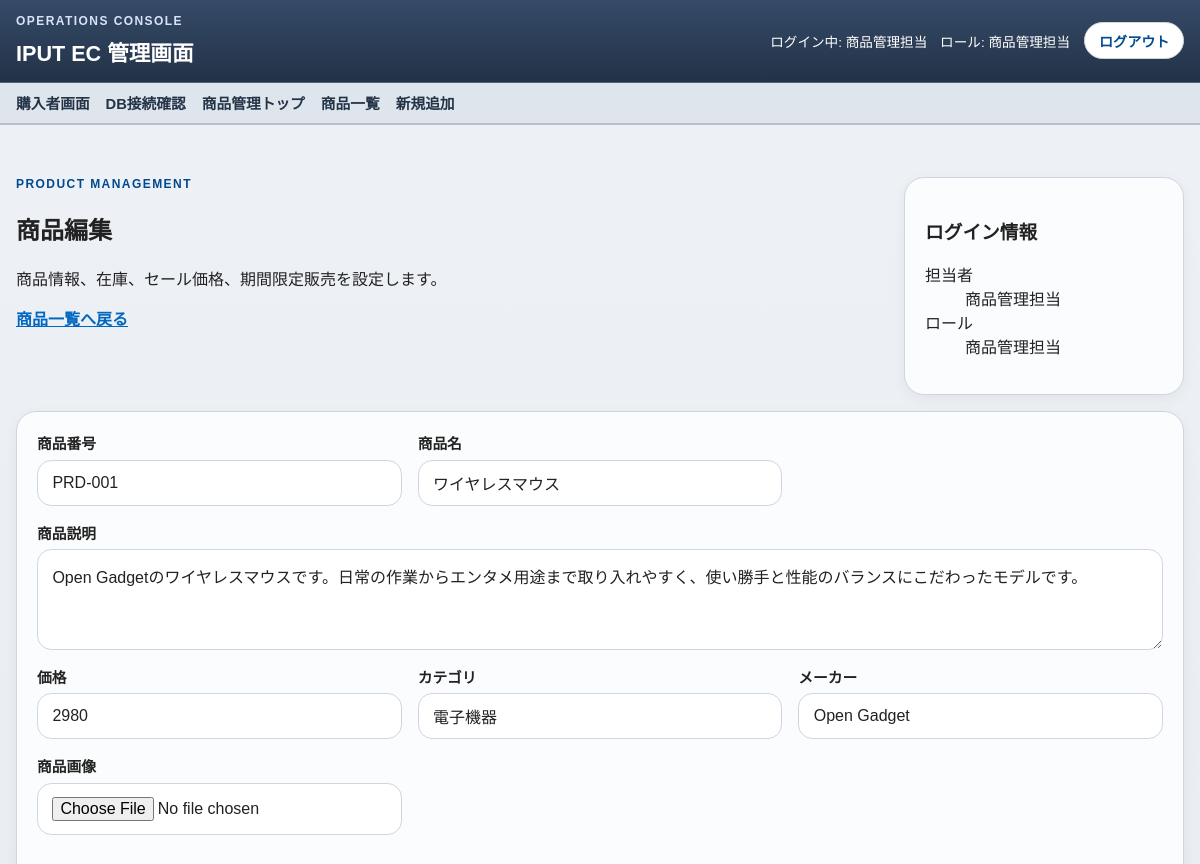
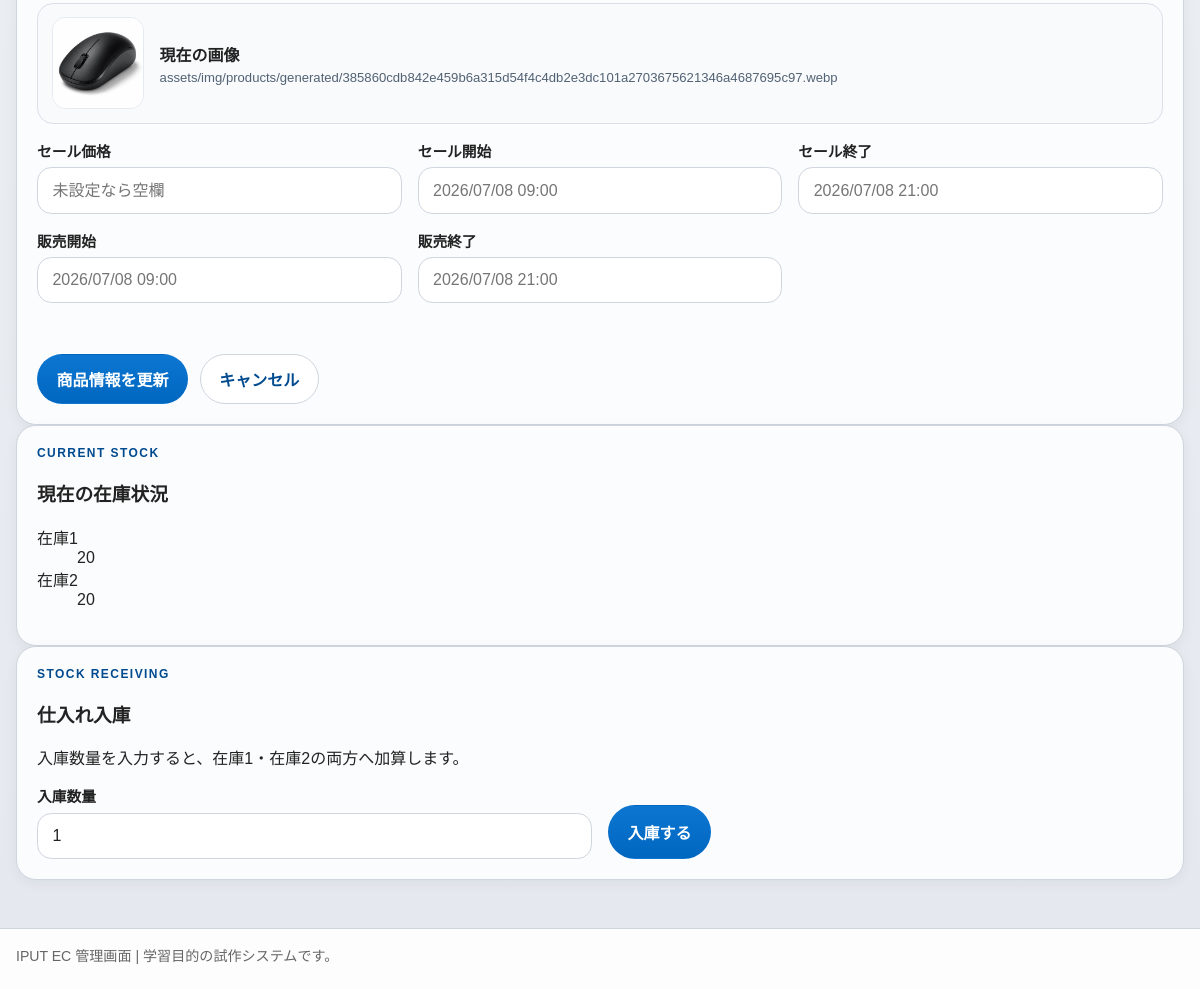
Screenshot of /staff/product-manager/products/1/edit (signed in) with the database file from the repository (2 pictures, top to bottom).
### tables this page shows
CREATE TABLE products (
    id INTEGER PRIMARY KEY AUTOINCREMENT,
    product_no TEXT NOT NULL UNIQUE,
    name TEXT NOT NULL,
    description TEXT NOT NULL,
    price INTEGER NOT NULL,
    category TEXT NOT NULL,
    maker TEXT NOT NULL,
    image_path TEXT,
    sale_price INTEGER,
    sale_starts_at TEXT,
    sale_ends_at TEXT,
    available_from TEXT,
    available_until TEXT,
    stock_quantity_1 INTEGER NOT NULL DEFAULT 0,
    stock_quantity_2 INTEGER NOT NULL DEFAULT 0,
    created_at TEXT NOT NULL DEFAULT CURRENT_TIMESTAMP,
    updated_at TEXT NOT NULL DEFAULT CURRENT_TIMESTAMP
);

### app/Views/staff/product_manager_form.php (the view, shortened to what the rows shown need)
<?php
$mode = (string) ($mode ?? 'new');
$isEdit = $mode === 'edit';
$form = isset($form) && is_array($form) ? $form : [];
$productId = is_array($product ?? null) ? (int) ($product['id'] ?? 0) : 0;
$action = $isEdit ? '/staff/product-manager/products/' . $productId : '/staff/product-manager/products';
?>
<section class="staff-hero">
    <div>
        <p class="eyebrow">Product Management</p>
        <h2><?= $isEdit ? '商品編集' : '商品新規追加' ?></h2>
        <p>商品情報、在庫、セール価格、期間限定販売を設定します。</p>
        <p><a class="text-link" href="<?= e(app_path('/staff/product-manager/products')) ?>">商品一覧へ戻る</a></p>
    </div>
    <div class="panel">
        <h3>ログイン情報</h3>
        <dl class="definition-list">
            <div><dt>担当者</dt><dd><?= e((string) ($user['user_name'] ?? '')) ?></dd></div>
            <div><dt>ロール</dt><dd><?= e((string) $roleLabel) ?></dd></div>
        </dl>
    </div>
</section>
<section class="panel">
    <form class="staff-product-form" method="post" action="<?= e(app_path($action)) ?>" enctype="multipart/form-data">
        <div class="staff-form-grid">
            <label class="form-field">
                <span>商品番号</span>
                <input type="text" name="product_no" value="<?= e((string) ($form['product_no'] ?? '')) ?>" required>
            </label>
            <label class="form-field">
                <span>商品名</span>
                <input type="text" name="name" value="<?= e((string) ($form['name'] ?? '')) ?>" required>
            </label>
            <label class="form-field form-field-wide">
                <span>商品説明</span>
                <textarea name="description" rows="4" required><?= e((string) ($form['description'] ?? '')) ?></textarea>
            </label>
            <label class="form-field">
                <span>価格</span>
                <input type="number" name="price" min="0" step="1" value="<?= e((string) ($form['price'] ?? '')) ?>" required>
            </label>
            <label class="form-field">
                <span>カテゴリ</span>
                <input type="text" name="category" value="<?= e((string) ($form['category'] ?? '')) ?>" required>
            </label>
            <label class="form-field">
                <span>メーカー</span>
                <input type="text" name="maker" value="<?= e((string) ($form['maker'] ?? '')) ?>" required>
            </label>
            <label class="form-field">
                <span>商品画像</span>
                <input type="file" name="product_image" accept="image/png,image/jpeg,image/webp,image/gif">
            </label>
        </div>
        <?php if ($isEdit && !empty($form['image_path'])): ?>
            <div class="staff-current-image">
                <img src="<?= e(product_image_url((string) $form['image_path'])) ?>" alt="現在の商品画像" data-fallback-src="<?= e(product_image_url('')) ?>">
                <div>
                    <strong>現在の画像</strong>
                    <p><?= e((string) $form['image_path']) ?></p>
                </div>
            </div>
        <?php endif; ?>
        <div class="staff-form-grid">
            <label class="form-field">
                <span>セール価格</span>
                <input type="number" name="sale_price" min="0" step="1" value="<?= e((string) ($form['sale_price'] ?? '')) ?>" placeholder="未設定なら空欄">
            </label>
            <label class="form-field">
                <span>セール開始</span>
                <input type="text" name="sale_starts_at" value="<?= e((string) ($form['sale_starts_at'] ?? '')) ?>" placeholder="2026/07/08 09:00">
            </label>
            <label class="form-field">
                <span>セール終了</span>
                <input type="text" name="sale_ends_at" value="<?= e((string) ($form['sale_ends_at'] ?? '')) ?>" placeholder="2026/07/08 21:00">
            </label>
            <label class="form-field">
                <span>販売開始</span>
                <input type="text" name="available_from" value="<?= e((string) ($form['available_from'] ?? '')) ?>" placeholder="2026/07/08 09:00">
            </label>
            <label class="form-field">
                <span>販売終了</span>
                <input type="text" name="available_until" value="<?= e((string) ($form['available_until'] ?? '')) ?>" placeholder="2026/07/08 21:00">
            </label>
        </div>
        <div class="search-actions">
            <button class="button-link button-submit" type="submit"><?= $isEdit ? '商品情報を更新' : '商品を登録' ?></button>
            <a class="button-link button-secondary" href="<?= e(app_path('/staff/product-manager/products')) ?>">キャンセル</a>
        </div>
    </form>
</section>
<?php if ($isEdit): ?>
    <section class="panel">
        <div class="section-heading">
            <div>
                <p class="eyebrow">Current Stock</p>
                <h3>現在の在庫状況</h3>
            </div>
        </div>
        <dl class="definition-list">
            <div>
                <dt>在庫1</dt>
                <dd><?= e((string) ($product['stock_quantity_1'] ?? 0)) ?></dd>
            </div>
            <div>
                <dt>在庫2</dt>
                <dd><?= e((string) ($product['stock_quantity_2'] ?? 0)) ?></dd>
            </div>
        </dl>
    </section>
    <section class="panel">
        <div class="section-heading">
            <div>
                <p class="eyebrow">Stock Receiving</p>
                <h3>仕入れ入庫</h3>
            </div>
        </div>
        <p>入庫数量を入力すると、在庫1・在庫2の両方へ加算します。</p>
        <form class="search-form" method="post" action="<?= e(app_path('/staff/product-manager/products/' . $productId . '/stock')) ?>">
            <label class="form-field">
                <span>入庫数量</span>
                <input type="number" name="quantity" min="1" step="1" value="1" required>
            </label>
            <div class="search-actions">
                <button class="button-link button-submit" type="submit">入庫する</button>
            </div>
        </form>
    </section>
<?php endif; ?>

### app/core/Router.php (shortened to what the rows shown need)
<?php
class Router
{
    private array $routes = [];
    public function dispatch(string $method, string $uri): void
    {
        $path = $this->normalizePath(parse_url($uri, PHP_URL_PATH) ?: '/');
        $path = $this->stripBasePath($path);
        foreach ($this->routes[$method] ?? [] as $routePath => $routeAction) {
            if (!str_contains($routePath, '{')) {
                continue;
            }
            $params = $this->matchDynamicRoute($routePath, $path);
            if ($params !== null) {
                $this->invoke($routeAction, $params);
                return;
            }
        }
    }
    private function addRoute(string $method, string $path, callable|array $action): void
    {
        $this->routes[$method][$this->normalizePath($path)] = $action;
    }
    private function normalizePath(string $path): string
    {
        if ($path === '' || $path === '/') {
            return '/';
        }
        return '/' . trim($path, '/');
    }
    private function stripBasePath(string $path): string
    {
        $basePath = function_exists('app_base_path') ? app_base_path() : '';
        if ($basePath === '' || ($path !== $basePath && !str_starts_with($path, $basePath . '/'))) {
            return $path;
        }
        $path = substr($path, strlen($basePath));
        return $path === '' ? '/' : $this->normalizePath($path);
    }
    private function matchDynamicRoute(string $routePath, string $requestPath): ?array
    {
        $segments = explode('/', trim($routePath, '/'));
        $regexSegments = [];
        foreach ($segments as $segment) {
            if (preg_match('/^\{[a-zA-Z_][a-zA-Z0-9_]*\}$/', $segment) === 1) {
                $regexSegments[] = '([^\/]+)';
                continue;
            }
            $regexSegments[] = preg_quote($segment, '/');
        }
        $patternBody = $regexSegments === [] ? '' : '\/' . implode('\/', $regexSegments);
        $pattern = '/^' . $patternBody . '$/';
        if (!preg_match($pattern, $requestPath, $matches)) {
            return null;
        }
        array_shift($matches);
        return array_map('rawurldecode', array_values($matches));
    }
    private function invoke(callable|array $action, array $params = []): void
    {
        if (is_array($action)) {
            [$controllerClass, $controllerMethod] = $action;
            $controller = new $controllerClass();
            $controller->{$controllerMethod}(...$params);
            return;
        }
    }
}

### rows the page displays
products: product_no "PRD-001", name "ワイヤレスマウス", description "Open Gadgetのワイヤレスマウスです。日常の作業からエンタメ用途まで取り入れやすく、使い勝手と性能のバランスにこだわったモデルです。", price "2980", category "電子機器", maker "Open Gadget", image_path (picture), image_path "assets/img/products/generated/385860cdb842e459b6a315d54f4c4db2e3dc101a2703675621346a4687695c97.webp", stock_quantity_1 "20", stock_quantity_2 "20"

### other values shown
$menuItem['label'] "商品管理トップ"
$menuItem['label'] "商品一覧"
$menuItem['label'] "新規追加"
